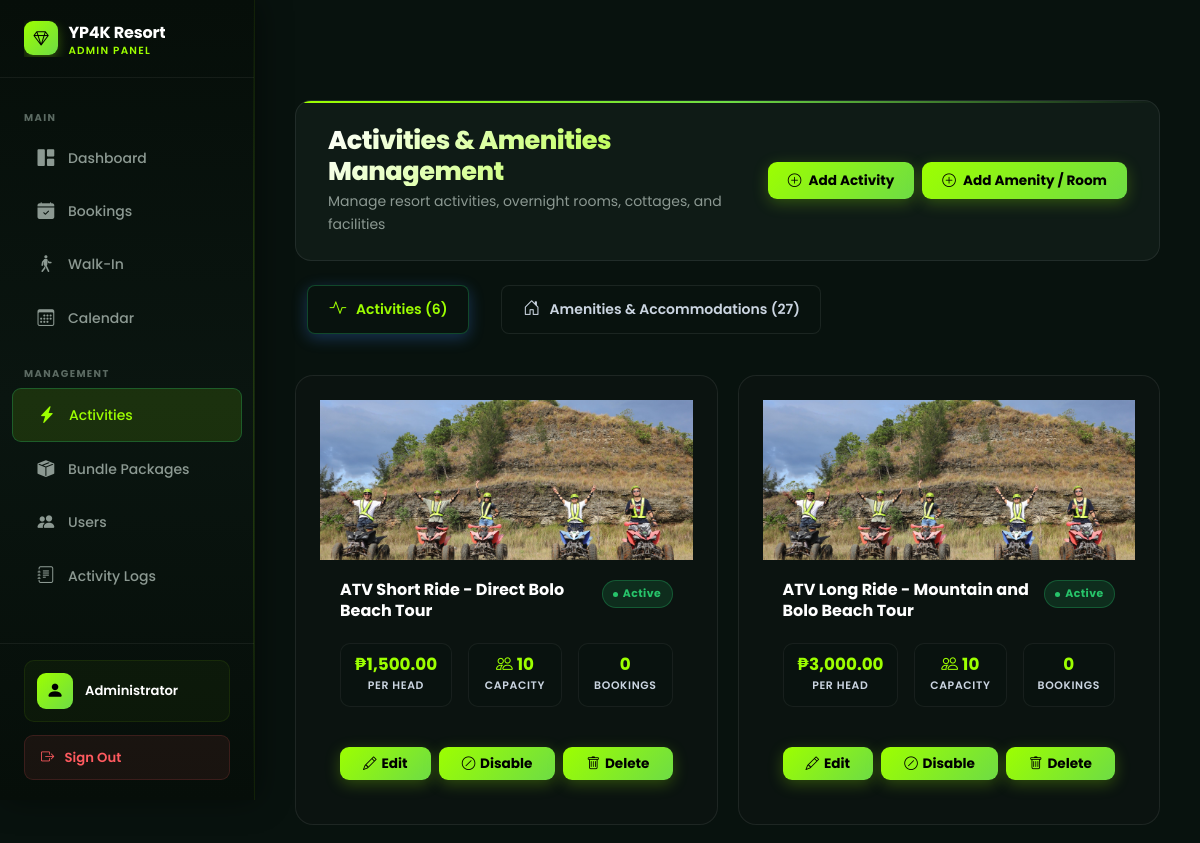
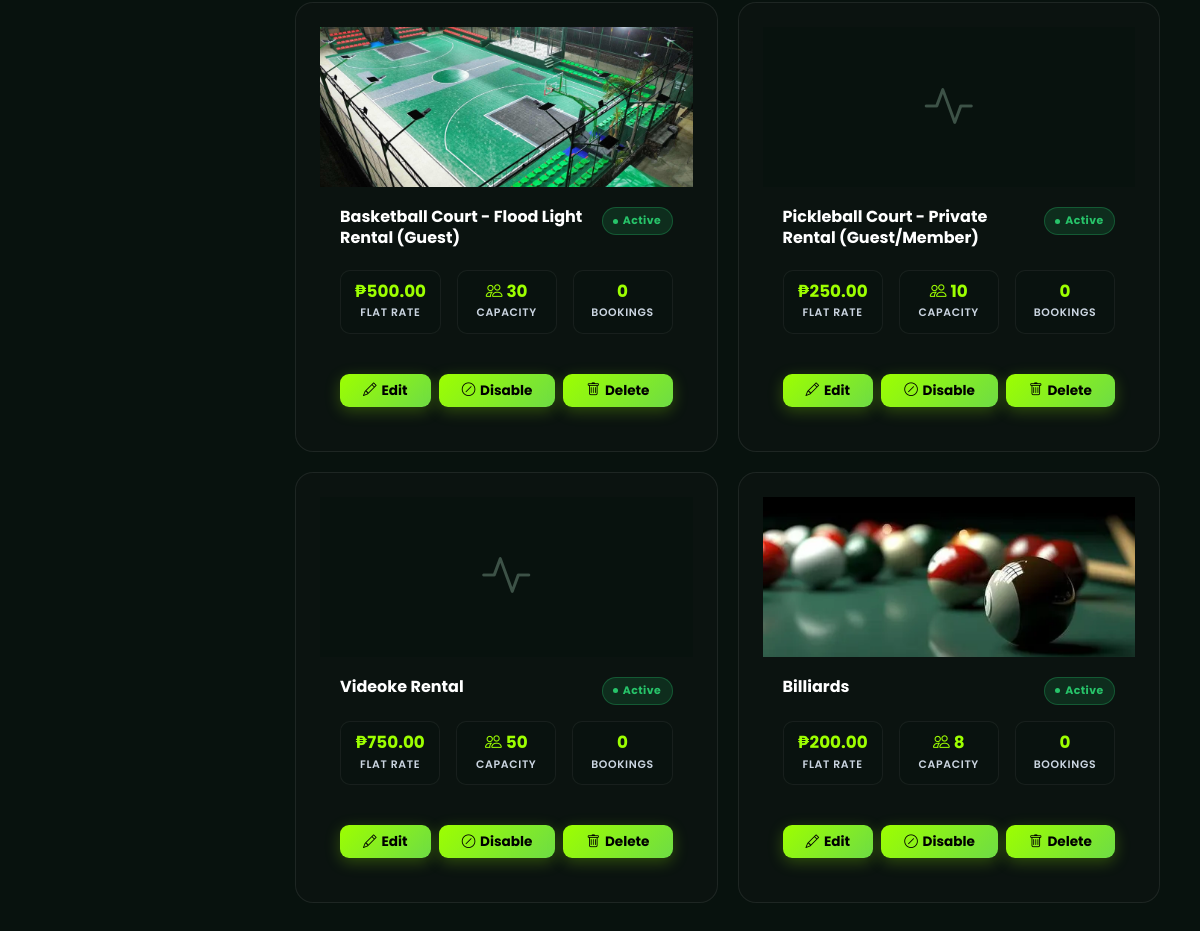
Page /Admin_Dashboard/activities.php (signed in) on the earlier database version (2 pictures, top to bottom).
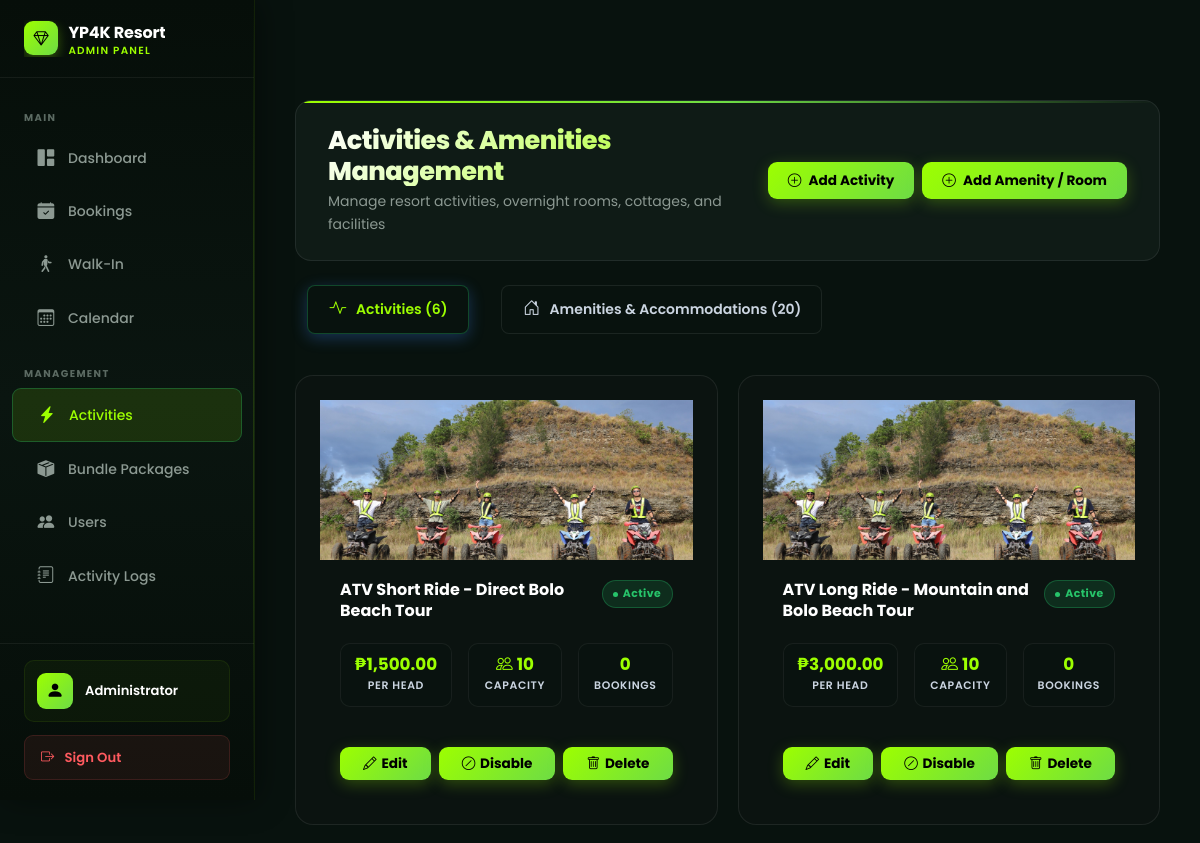
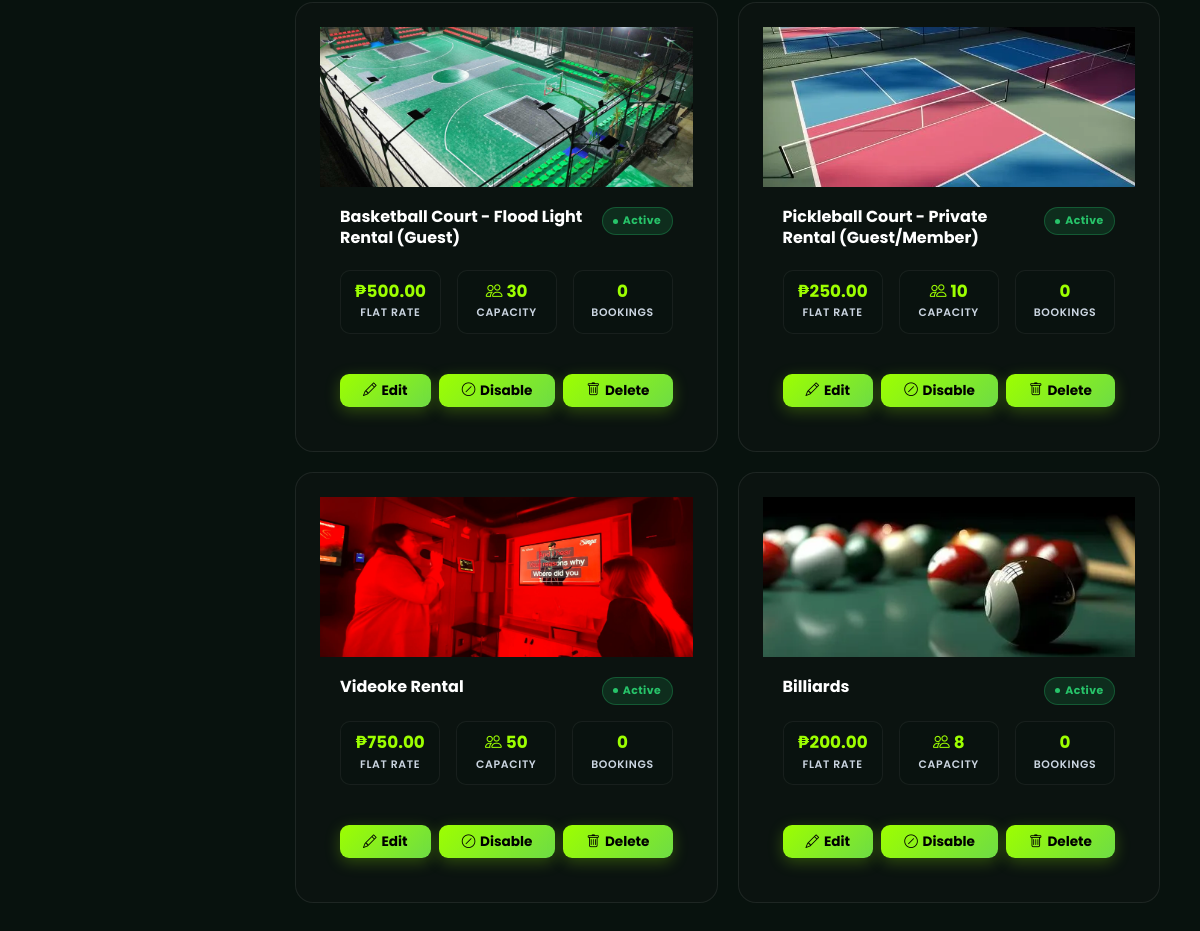
Same page on the later database version (2 pictures, top to bottom).
### tables this page shows
CREATE TABLE `activities` (
  `id` int(11) NOT NULL,
  `name` varchar(255) NOT NULL,
  `slug` varchar(255) NOT NULL,
  `description` text DEFAULT NULL,
  `price_per_hour` decimal(10,2) NOT NULL,
  `price_type` enum('per_head','per_hour','flat_rate') NOT NULL DEFAULT 'flat_rate',
  `min_duration_hours` decimal(4,2) NOT NULL DEFAULT 1.00,
  `max_duration_hours` decimal(4,2) NOT NULL DEFAULT 4.00,
  `capacity` int(11) NOT NULL DEFAULT 10,
  `daily_booking_limit` int(11) NOT NULL DEFAULT 10,
  `image_url` varchar(500) DEFAULT NULL,
  `is_active` tinyint(1) DEFAULT 1,
  `created_at` timestamp NOT NULL DEFAULT current_timestamp(),
  `updated_at` timestamp NOT NULL DEFAULT current_timestamp() ON UPDATE current_timestamp()
);

### Admin_Dashboard/activities.php (the view, shortened to what this page needs)
<?php
global $conn;
$query = "
    SELECT
        a.id,
        a.name,
        a.slug,
        a.description,
        a.price_per_hour,
        a.price_type,
        a.min_duration_hours,
        a.max_duration_hours,
        a.capacity,
        a.image_url,
        a.is_active,
        a.created_at,
        COUNT(CASE WHEN bs.name IN ('pending_review', 'approved') THEN b.id END) as total_bookings
    FROM activities a
    LEFT JOIN bookings b ON a.id = b.activity_id
    LEFT JOIN booking_status bs ON b.status_id = bs.id
    GROUP BY a.id
    ORDER BY a.created_at DESC
";
$stmt = $conn->prepare($query);
$stmt->execute();
$result = $stmt->get_result();
$activities = [];
while ($row = $result->fetch_assoc()) {
    $activities[] = $row;
}
$accQuery = "
    SELECT
        a.id,
        a.name,
        a.type,
        a.tour_type,
        a.description,
        a.base_capacity,
        a.capacity,
        a.extra_person_fee,
        a.price_per_night,
        a.price_per_day,
        a.amenities,
        a.image_url,
        a.is_active,
        a.created_at,
        COUNT(b.id) as total_bookings
    FROM accommodations a
    LEFT JOIN bookings b ON a.id = b.accommodation_id
    GROUP BY a.id
    ORDER BY a.type ASC, a.created_at DESC
";
$accStmt = $conn->prepare($accQuery);
$accStmt->execute();
$accResult = $accStmt->get_result();
$accommodations = [];
while ($row = $accResult->fetch_assoc()) {
    $accommodations[] = $row;
}
?>
<!DOCTYPE html>
<html lang="en">
<head>
    <link href="../assets/css/bootstrap.min.css" rel="stylesheet">
    <link rel="stylesheet" href="../css/resort-theme.css">
    <link rel="stylesheet" href="../css/dashboard-resort.css">
    <link rel="stylesheet" href="https://cdn.jsdelivr.net/npm/bootstrap-icons@1.11.0/font/bootstrap-icons.css">
    <link rel="stylesheet" href="components/sidebar.css">
    <link rel="stylesheet" href="components/navbar.css">
    <link rel="stylesheet" href="../css/admin-theme.css">
</head>
<body>
    <div id="mainContent" class="main-content">
        <div class="page-header">
            <div>
                <h1 class="page-title">Activities & Amenities Management</h1>
                <p class="text-muted">Manage resort activities, overnight rooms, cottages, and facilities</p>
            </div>
            <div class="page-actions d-flex gap-2 flex-wrap">
                <button class="btn-modern btn-primary" onclick="openAddActivityModal()">
                    <i class="bi bi-plus-circle"></i>
                    Add Activity
                </button>
                <button class="btn-modern" style="background: linear-gradient(135deg, #10b981, #059669); color: #fff; border: none; box-shadow: 0 4px 15px rgba(16,185,129,0.3);" onclick="openAddAccommodationModal()">
                    <i class="bi bi-plus-circle"></i>
                    Add Amenity / Room
                </button>
            </div>
        </div>
        <ul class="nav nav-pills mb-4 gap-2" id="managementTabs" role="tablist" style="padding-bottom: 1rem;">
            <li class="nav-item" role="presentation">
                <button class="nav-link active d-flex align-items-center gap-2" id="activities-tab" data-bs-toggle="pill" data-bs-target="#activities-section" type="button" role="tab" style="border-radius: 0.5rem; padding: 0.6rem 1.25rem; font-weight: 600;">
                    <i class="bi bi-activity"></i> Activities (<?php echo count($activities); ?>)
                </button>
            </li>
            <li class="nav-item" role="presentation">
                <button class="nav-link d-flex align-items-center gap-2" id="accommodations-tab" data-bs-toggle="pill" data-bs-target="#accommodations-section" type="button" role="tab" style="border-radius: 0.5rem; padding: 0.6rem 1.25rem; font-weight: 600;">
                    <i class="bi bi-house-door"></i> Amenities & Accommodations (<?php echo count($accommodations); ?>)
                </button>
            </li>
        </ul>
        <div class="tab-content" id="managementTabsContent">
            <div class="tab-pane fade show active" id="activities-section" role="tabpanel" aria-labelledby="activities-tab">
                <div class="activities-grid">
                    <?php if (count($activities) > 0): ?>
                        <?php foreach ($activities as $activity): ?>
                            <?php
                                $statusClass = $activity['is_active'] ? 'status-active' : 'status-inactive';
                                $statusText = $activity['is_active'] ? 'Active' : 'Inactive';
                                $icon = 'bi-activity';
                                $price = number_format($activity['price_per_hour'], 2);
                                $priceTypeLabels = [
                                    'per_head'  => 'Per Head',
                                    'per_hour'  => 'Per Hour',
                                    'flat_rate' => 'Flat Rate',
                                ];
                                $priceUnit = $priceTypeLabels[$activity['price_type'] ?? 'flat_rate'] ?? 'Per Hour';
                            ?>
                            <div class="activity-card">
                                <div class="activity-image position-relative">
                                    <?php if ($activity['image_url']): ?>
                                        <?php
                                            $activityImgSrc = $activity['image_url'];
                                            if (!preg_match('#^(https?:)?//#i', $activityImgSrc) && strpos($activityImgSrc, '/') !== 0 && strpos($activityImgSrc, '../') !== 0) {
                                                $activityImgSrc = '../' . ltrim($activityImgSrc, '/');
                                            }
                                        ?>
                                        <img src="<?php echo htmlspecialchars($activityImgSrc); ?>" alt="<?php echo htmlspecialchars($activity['name']); ?>" style="width: 100%; height: 100%; object-fit: cover;">
                                    <?php else: ?>
                                        <i class="bi <?php echo $icon; ?>"></i>
                                    <?php endif; ?>
                                </div>
                                <div class="activity-content">
                                    <div class="activity-header">
                                        <div>
                                            <h3 class="activity-title"><?php echo htmlspecialchars($activity['name']); ?></h3>
                                        </div>
                                        <span class="activity-status <?php echo $statusClass; ?>"><?php echo $statusText; ?></span>
                                    </div>
                                    <div class="activity-stats">
                                        <div class="stat-item">
                                            <div class="stat-value">&#8369;<?php echo $price; ?></div>
                                            <div class="stat-label"><?php echo htmlspecialchars($priceUnit); ?></div>
                                        </div>
                                        <div class="stat-item">
                                            <div class="stat-value"><i class="bi bi-people me-1"></i><?php echo $activity['capacity']; ?></div>
                                            <div class="stat-label">Capacity</div>
                                        </div>
                                        <div class="stat-item">
                                            <div class="stat-value"><?php echo $activity['total_bookings']; ?></div>
                                            <div class="stat-label">Bookings</div>
                                        </div>
                                    </div>
                                    <div class="activity-actions">
                                        <button class="btn-modern btn-primary" onclick="editActivity(<?php echo $activity['id']; ?>)">
                                            <i class="bi bi-pencil"></i> Edit
                                        </button>
                                        <button class="btn-modern <?php echo $activity['is_active'] ? 'btn-secondary' : 'btn-primary'; ?>" style="<?php echo $activity['is_active'] ? 'background:#d97706;border-color:#d97706;color:#fff;' : 'background:#10b981;border-color:#10b981;color:#fff;'; ?>" onclick="toggleActivityStatus(<?php echo $activity['id']; ?>, <?php echo $activity['is_active'] ? 0 : 1; ?>)">
                                            <i class="bi <?php echo $activity['is_active'] ? 'bi-slash-circle' : 'bi-check-circle'; ?>"></i>
                                            <?php echo $activity['is_active'] ? 'Disable' : 'Enable'; ?>
                                        </button>
                                        <button class="btn-modern btn-secondary" style="background:#ef4444;border-color:#ef4444;color:#fff;" onclick="deleteActivity(<?php echo $activity['id']; ?>)">
                                            <i class="bi bi-trash"></i> Delete
                                        </button>
                                    </div>
                                </div>
                            </div>
                        <?php endforeach; ?>
                    <?php endif; ?>
                </div>
            </div>
        </div>
    </div>
</body>
</html>

### css/resort-theme.css (style rules this page uses)
:root { --bg-primary: #08120E; --bg-secondary: #101B17; --bg-card: #15221D; --bg-card-2: #1A2B22; --bg-elevated: #1E3028; --nav-bg: rgba(9, 18, 15, 0.88); --accent: #9DFF00; --accent-2: #6EDC45; --accent-3: #4BBF2E; --accent-dim: rgba(157, 255, 0, 0.5); --glow: rgba(157, 255, 0, 0.18); --glow-sm: rgba(157, 255, 0, 0.08); --glow-lg: rgba(157, 255, 0, 0.25); --text: #FFFFFF; --text-2: #cbd5e1; --text-muted: #cbd5e1; --text-dim: #94a3b8; --success: #27C46A; --warning: #F7B731; --error: #FF5A5F; --info: #B8C4BE; --border: rgba(255, 255, 255, 0.08); --border-2: rgba(255, 255, 255, 0.04); --border-accent: rgba(157, 255, 0, 0.3); --border-hover: rgba(157, 255, 0, 0.5); --shadow-sm: 0 1px 4px rgba(0,0,0,0.5); --shadow-md: 0 4px 20px rgba(0,0,0,0.55); --shadow-lg: 0 10px 40px rgba(0,0,0,0.65); --shadow-xl: 0 20px 60px rgba(0,0,0,0.7); --shadow-glow: 0 0 30px rgba(157, 255, 0, 0.12); --shadow-glow-lg:0 0 60px rgba(157, 255, 0, 0.2); --radius-xs: 6px; --radius-sm: 10px; --radius-md: 14px; --radius-lg: 18px; --radius-xl: 24px; --radius-2xl: 32px; --t: all 0.3s cubic-bezier(0.4, 0, 0.2, 1); --t-fast: all 0.15s ease; --t-slow: all 0.5s cubic-bezier(0.4, 0, 0.2, 1); --font: 'Poppins', -apple-system, BlinkMacSystemFont, sans-serif; }
*, *::before, *::after { margin: 0; padding: 0; box-sizing: border-box; }
html { scroll-behavior: smooth; overflow-x: hidden; }
body { font-family: var(--font); background-color: var(--bg-primary); color: var(--text); min-height: 100vh; line-height: 1.65; overflow-x: hidden; -webkit-font-smoothing: antialiased; }

### Admin_Dashboard/components/sidebar.css (style rules this page uses)
:root { --sidebar-width: 255px; --sidebar-collapsed-width: 72px; --navbar-height: 68px; }
.nav-item { margin-bottom: 0.1rem; }
.nav-link { display: flex; align-items: center; gap: 0.75rem; padding: 0.75rem 1.5rem; color: #8C9992; text-decoration: none; transition: background 0.25s ease, color 0.25s ease; position: relative; font-weight: 500; font-size: 0.875rem; margin: 0 0.75rem; border-radius: 9px; white-space: nowrap; overflow: hidden; }
.nav-link.active { background: rgba(157, 255, 0, 0.1); color: #9DFF00; }
.nav-link.active::before { content: ''; position: absolute; left: -0.75rem; top: 20%; bottom: 20%; width: 3px; background: linear-gradient(180deg, #9DFF00, #6EDC45); border-radius: 2px; }
.nav-link i { font-size: 1.05rem; width: 20px; text-align: center; flex-shrink: 0; transition: color 0.25s ease; }
.nav-link:hover i, .nav-link.active i { color: #9DFF00; }

### Admin_Dashboard/activities.php (style rules this page uses)
.tab-content, .tab-pane, .activities-grid { background: transparent !important; border: none !important; box-shadow: none !important; }
.activity-card { background: #0b1310 !important; border: 1px solid rgba(255, 255, 255, 0.08) !important; border-radius: 18px; overflow: hidden; display: flex; flex-direction: column; height: 100%; }
.nav-pills .nav-link { background: #08120E !important; color: var(--text-secondary); border: 1px solid var(--border-color); transition: all 0.3s ease; }
.nav-pills .nav-link.active { background: linear-gradient(135deg, var(--accent-primary), #1d4ed8); color: #ffffff; border-color: var(--accent-primary); box-shadow: 0 4px 15px rgba(59, 130, 246, 0.3); }
.activity-card { display: flex; flex-direction: column; height: 100%; }
.activity-content { flex: 1; display: flex; flex-direction: column; justify-content: space-between; }
.activity-actions { margin-top: auto; display: flex; gap: 0.5rem; flex-wrap: wrap; }
.activity-actions .btn-modern { flex: 1 1 auto; min-width: 80px; padding: 0.45rem 0.6rem; font-size: 0.85rem; display: inline-flex; align-items: center; justify-content: center; gap: 0.3rem; }

Differences in the rows shown:
changed activities "Pickleball Court - Private Rental (Guest/Member)": image_url: picture added
changed activities "Videoke Rental": image_url: picture added
Other differences:
count($accommodations): "27" → "20"
